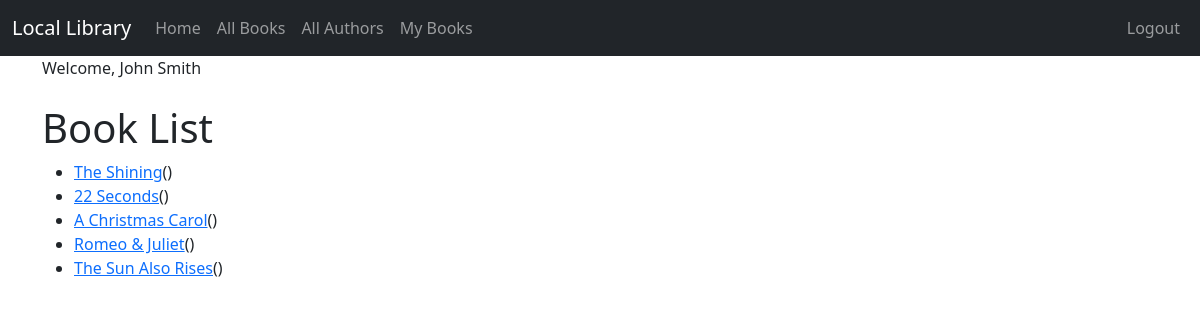
Page /book_list/ (signed in) on the committed database.
### Catalog/models.py (models this page shows)
class Book(models.Model):
    title = models.CharField(max_length=200)

### Catalog/views.py (the view)
# urls.py: path('book_list/', views.BookListView.as_view(), name='book_list'),
class BookListView(LoginRequiredMixin, generic.ListView):
    model = Book

### Catalog/templates/catalog/book_list.html
{% extends "catalog/base.html" %}
{% block content %}
  <h1>Book List</h1>
  {% if book_list %}
  <ul>
    {% for book in book_list %}
      <li>
        <a href="{{ book.get_absolute_url }}">{{ book.title }}</a>({{book.author}})
      </li>
    {% endfor %}
  </ul>
  {% else %}
    <p>There are no books in the library.</p>
  {% endif %}
{% endblock %}

### Catalog/templates/catalog/base.html (shortened to what this page needs)
{% load static %}
<!doctype html>
<html lang="en">
<head>
    <link href="https://cdn.jsdelivr.net/npm/bootstrap@5.3.0-alpha1/dist/css/bootstrap.min.css" rel="stylesheet"
>
</head>
<body>
<nav class="navbar navbar-expand-lg navbar-dark bg-dark">
    <div class="container-fluid">
        <a class="navbar-brand" href="{% url 'index' %}">Local Library</a>
        <div class="collapse navbar-collapse" id="navbarSupportedContent">
            <ul class="navbar-nav me-auto mb-2 mb-lg-0">
                <li class="nav-item">
                    <a class="nav-link" href="{% url 'index' %}">Home</a>
                </li>
                <li class="nav-item">
                    <a class="nav-link" href="{% url 'book_list' %}">All Books</a>
                </li>
                <li class="nav-item">
                    <a class="nav-link" href="{% url 'author_list' %}">All Authors</a>
                </li>
                {% if user.is_authenticated %}
                    <li><a class="nav-link" href="{% url 'my_books' %}">My Books</a></li>
                {% endif %}
            </ul>
        </div>
        <ul class="nav navbar-nav ml-auto">
        {% if user.is_authenticated %}
            <li><a class="nav-link" href="{% url 'logout' %}">Logout</a>
            </li>
        {% else %}
            <li><a class="nav-link" href="{% url 'login' %}"><span class="glyphicon glyphicon-log-in"></span>Login</a>
            </li>
            <li><a class="nav-link" href="{% url 'register' %}"><span class="glyphicon glyphicon-log-in"></span>Sign Up</a>
            </li>
        {% endif %}
    </ul>
    </div>
</nav>
<div class="container">
    {% if user.is_authenticated %}
        Welcome, {{ user.first_name }} {{ user.last_name }}
    {% endif %}
</div>
<div class="container">
    <br/>
    {% block content %}
    {% endblock %}
</div>
</body>
</html>

### rows in the picture
Book: title "The Shining"
Book: title "22 Seconds"
Book: title "A Christmas Carol"
Book: title "Romeo & Juliet"
Book: title "The Sun Also Rises"

### other values in the picture
{{ user.first_name }} "John"
{{ user.last_name }} "Smith"
